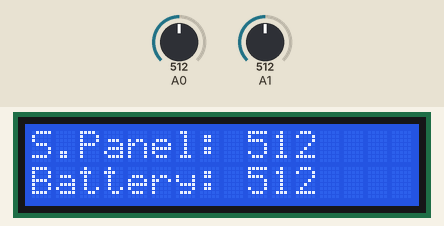
Bench run of a sketch on a simulated Arduino Uno, built with avr-gcc and run on an emulated ATmega328P. Parts: 16×2 character LCD. Inputs (shaded band) come from the test bench; at power-on: A0 = 512, A1 = 512.

Above: at 1.28 s.
1.3 s: A0 set to 716
At 1.55 s:
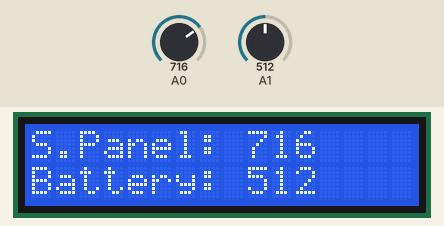
4.3 s: A1 set to 716
At 4.53 s:
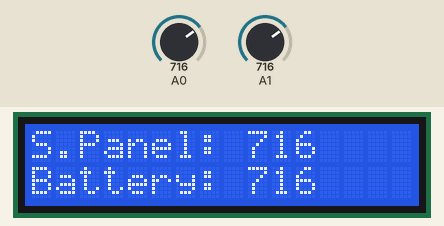
5.8 s: A0 set to 900
At 6.34 s:
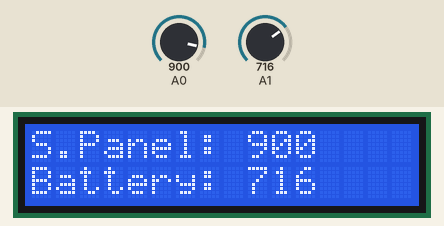
7.3 s: A1 set to 900
At 7.61 s:
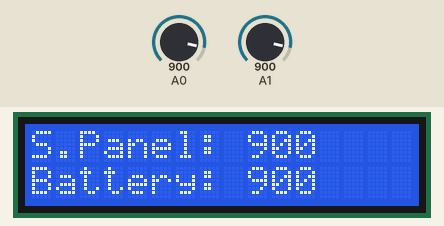
8.9 s: A0 set to 1023
At 9.53 s:
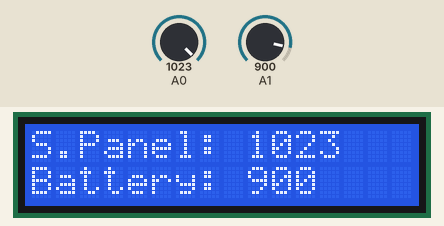
10.5 s: A1 set to 1023
At 10.81 s:
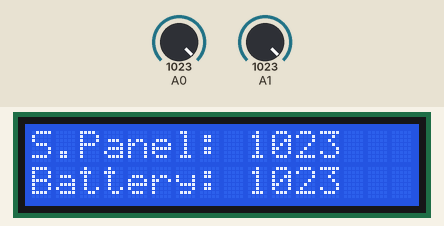
Timing chart, 0 to 13.1 s (numbered marks = the images above; inputs shaded):
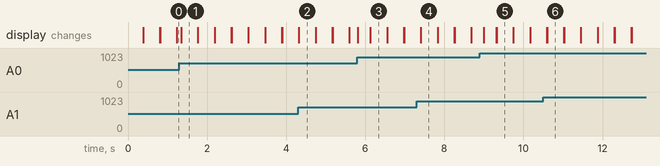

Measured:
- after the input at 1.3 s, the display: changes at once (image 1)
- after the input at 4.3 s, the display: first differs from a run without the input at once (image 2)
- after the input at 5.8 s, the display: changes at once (image 3)
- after the input at 7.3 s, the display: first differs from a run without the input after 0.11 s (image 4)
- after the input at 8.9 s, the display: changes after 0.10 s (image 5)
- after the input at 10.5 s, the display: first differs from a run without the input after 0.10 s (image 6)
- what the display in image 1 shows lasts 0.5 s, from 1.3 s to 1.8 s

The sketch:

LCD_1.ino
```cpp
#include <LiquidCrystal.h>
 LiquidCrystal lcd (12,11,5,4,3,2);


void setup() {
  lcd.begin (16,2);

}

void loop() {
  lcd.setCursor(0,0);
  lcd.print("S.Panel: ");
  lcd.setCursor(9,0);
  lcd.print(analogRead(A0));
  lcd.setCursor(0,1);
  lcd.print("Battery: ");
  lcd.setCursor(9,1);
  lcd.print(analogRead(A1));
  delay(100);
  lcd.clear();
  }
```
